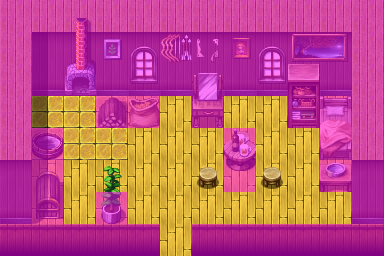

Tiled map render using the project's own tile images. Description and the map definition, with tile-layer contents summarised, below:
An orthogonal 12x8 tile map with 32x32 px tiles, 4 tile layers (Ground, Objects, Above, Walkable), 15 tilesets and 2 objects (mapchange, spawn).

<map version="1.0" orientation="orthogonal" width="12" height="8" tilewidth="32" tileheight="32">
    <tileset firstgid="1" name="map_20" tilewidth="32" tileheight="32">
        <image source="../drawable/map_20.png" width="256" height="256" />
    </tileset>
    <tileset firstgid="65" name="map_7" tilewidth="32" tileheight="32">
        <image source="../drawable/map_7.png" width="256" height="256" />
    </tileset>
    <tileset firstgid="129" name="map_10" tilewidth="32" tileheight="32">
        <image source="../drawable/map_10.png" width="256" height="256" />
    </tileset>
    <tileset firstgid="193" name="map_12" tilewidth="32" tileheight="32">
        <image source="../drawable/map_12.png" width="256" height="256" />
    </tileset>
    <tileset firstgid="257" name="map_9" tilewidth="32" tileheight="32">
        <image source="../drawable/map_9.png" width="256" height="256" />
    </tileset>
    <tileset firstgid="321" name="map_15" tilewidth="32" tileheight="32">
        <image source="../drawable/map_15.png" width="256" height="256" />
    </tileset>
    <tileset firstgid="385" name="map_18" tilewidth="32" tileheight="32">
        <image source="../drawable/map_18.png" width="256" height="256" />
    </tileset>
    <tileset firstgid="449" name="map_22" tilewidth="32" tileheight="32">
        <image source="../drawable/map_22.png" width="256" height="256" />
    </tileset>
    <tileset firstgid="513" name="map_11" tilewidth="32" tileheight="32">
        <image source="../drawable/map_11.png" width="256" height="256" />
    </tileset>
    <tileset firstgid="577" name="map_14" tilewidth="32" tileheight="32">
        <image source="../drawable/map_14.png" width="256" height="256" />
    </tileset>
    <tileset firstgid="641" name="map_27" tilewidth="32" tileheight="32">
        <image source="../drawable/map_27.png" width="256" height="256" />
    </tileset>
    <tileset firstgid="705" name="map_36" tilewidth="32" tileheight="32">
        <image source="../drawable/map_36.png" width="256" height="256" />
    </tileset>
    <tileset firstgid="769" name="map_0" tilewidth="32" tileheight="32">
        <image source="../drawable/map_0.png" width="256" height="256" />
    </tileset>
    <tileset firstgid="833" name="map_1" tilewidth="32" tileheight="32">
        <image source="../drawable/map_1.png" width="256" height="256" />
    </tileset>
    <tileset firstgid="897" name="map_2" tilewidth="32" tileheight="32">
        <image source="../drawable/map_2.png" width="256" height="256" />
    </tileset>
    <layer name="Ground" width="12" height="8">
        <data>[96 cells, 96 non-empty, 7 distinct tile ids]</data>
    </layer>
    <layer name="Objects" width="12" height="8">
        <data>[96 cells, 29 non-empty, 26 distinct tile ids]</data>
    </layer>
    <layer name="Above" width="12" height="8">
        <data>[96 cells, 8 non-empty, 4 distinct tile ids]</data>
    </layer>
    <layer name="Walkable" width="12" height="8">
        <data>[96 cells, 68 non-empty, 1 distinct tile ids]</data>
    </layer>
    <objectgroup name="Mapevents">
        <object name="inside" type="mapchange" x="160" y="224" width="32" height="32">
            <properties>
                <property name="map" value="loneford14" />
                <property name="place" value="outside" />
            </properties>
        </object>
        <object name="throthaus" type="spawn" x="32" y="96" width="320" height="96">
            <properties>
                <property name="spawngroup" value="throthaus" />
            </properties>
        </object>
    </objectgroup>
    <objectgroup name="Spawn" />
    <objectgroup name="Keys" />
</map>
